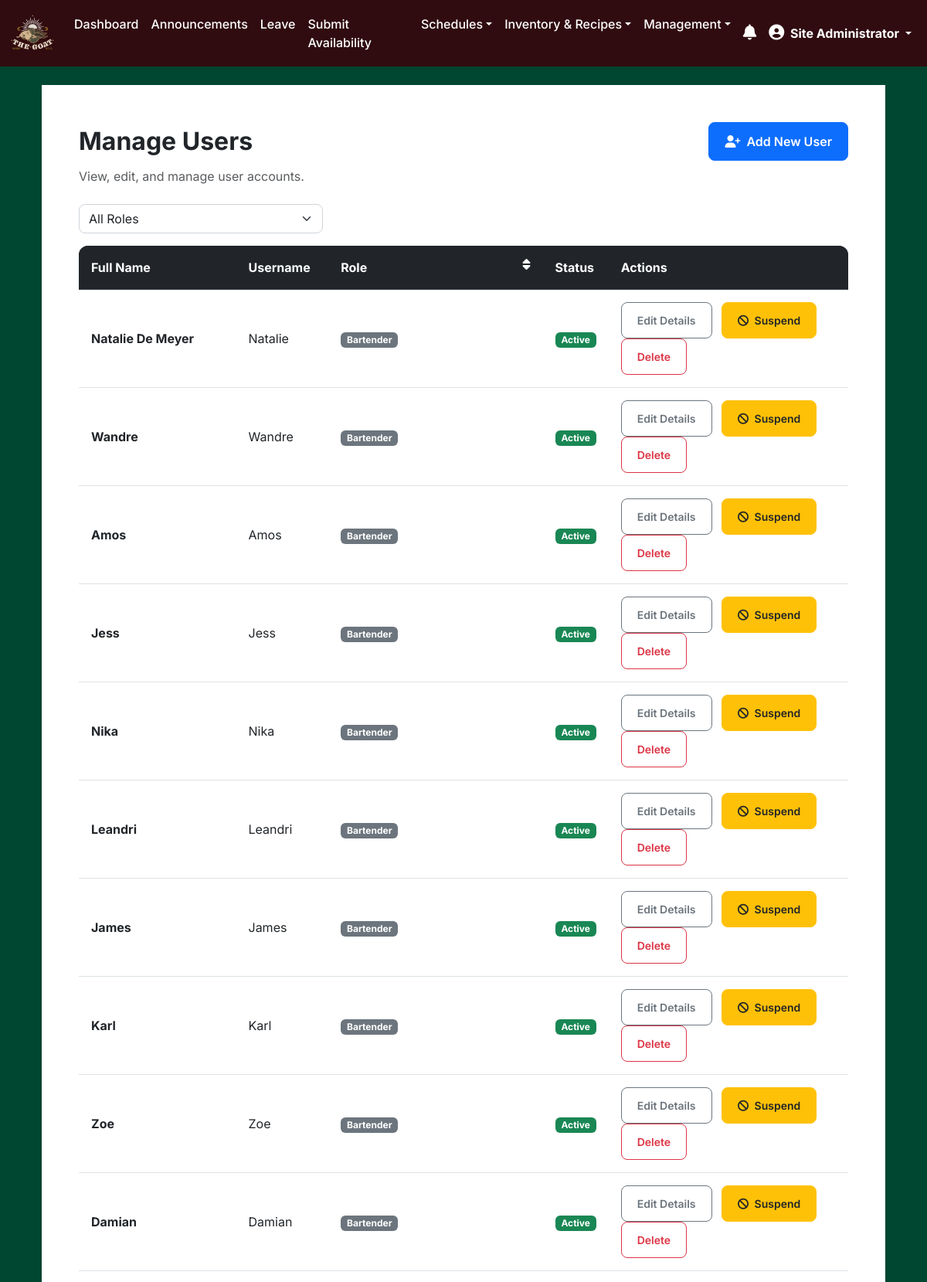
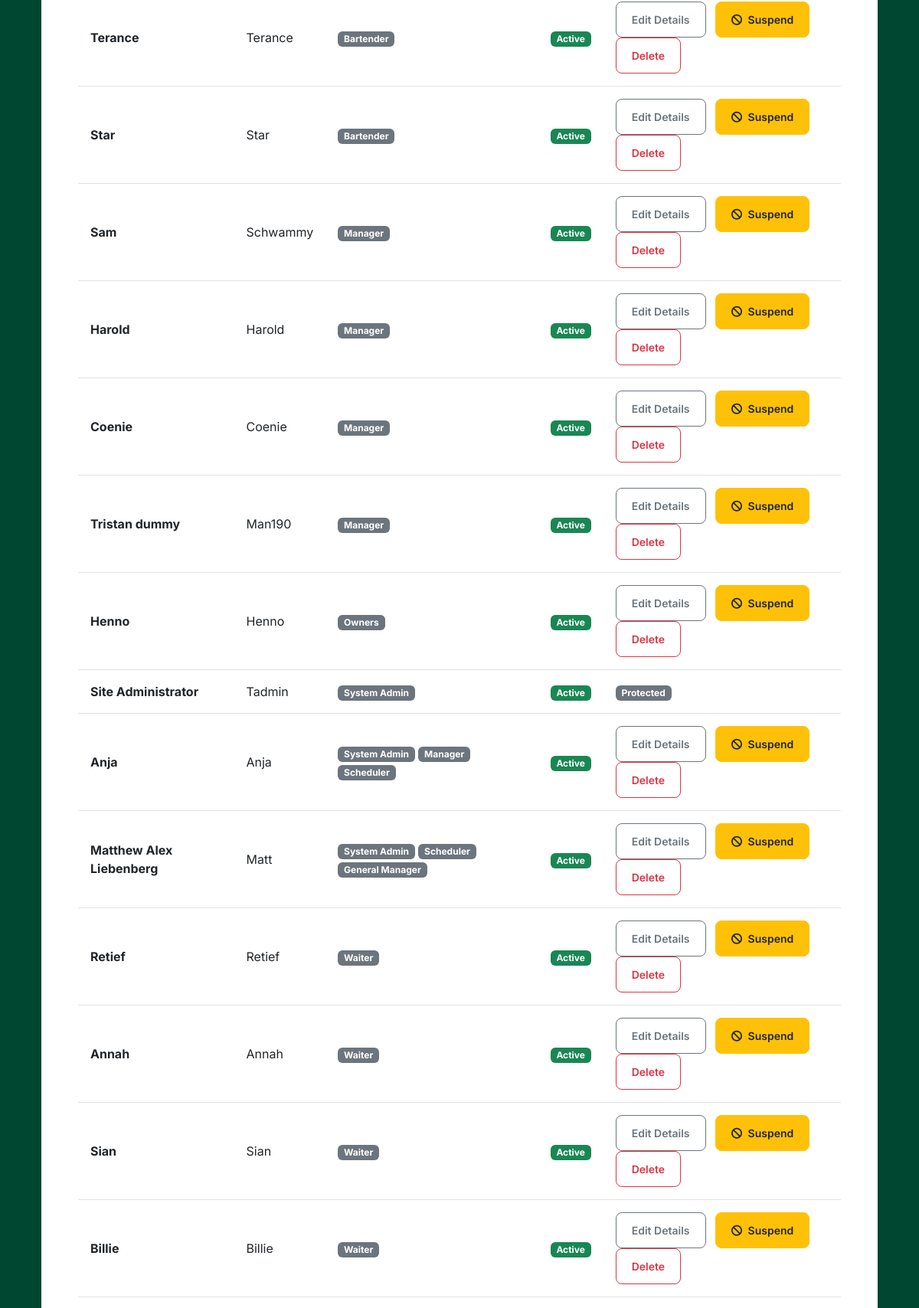
Screenshot of /users (signed in, upper part) with the database file from the repository (2 pictures, top to bottom).
### app.py (models this page shows)
class User(db.Model, UserMixin):
    id = db.Column(db.Integer, primary_key=True)
    username = db.Column(db.String(20), unique=True, nullable=False)
    full_name = db.Column(db.String(100), nullable=False)
    password = db.Column(db.String(60), nullable=False)
    password_reset_requested = db.Column(db.Boolean, nullable=False, default=False)
    last_seen = db.Column(db.DateTime, default=datetime.utcnow)
    force_logout_requested = db.Column(db.Boolean, default=False)
    is_suspended = db.Column(db.Boolean, default=False, nullable=False)
    suspension_end_date = db.Column(db.Date, nullable=True)
    suspension_document_path = db.Column(db.String(255), nullable=True) # Path to the uploaded document
    roles = db.relationship('Role', secondary=user_roles, backref=db.backref('users', lazy='dynamic'))
    counts = db.relationship('Count', backref='user', lazy=True)
    announcements = db.relationship('Announcement', backref='user', lazy=True)
    seen_announcements = db.relationship('Announcement', secondary=announcement_view, back_populates='viewers', lazy='dynamic')
    @property
    def role_names(self):
        return [role.name for role in self.roles]
    def has_role(self, role_name):
        return role_name in self.role_names

class Role(db.Model):
    id = db.Column(db.Integer, primary_key=True)
    name = db.Column(db.String(50), unique=True, nullable=False)

### app.py (the view)
@app.route('/users')
@login_required
@role_required(['manager', 'general_manager', 'system_admin'])
def manage_users():
    users = User.query.all()
    all_roles = Role.query.order_by(Role.name).all() # Fetch all roles for the filter dropdown
    today_date = datetime.utcnow().date()
    return render_template('manage_users.html', users=users, today_date=today_date, all_roles=all_roles)

### app.py (called while the page is built, shortened)
@login_manager.user_loader
def load_user(user_id):
    return User.query.get(int(user_id))

def role_required(role_names):
    def wrapper(fn):
        @wraps(fn)
        def decorated_view(*args, **kwargs):
            if not current_user.is_authenticated or not any(role.name in role_names for role in current_user.roles):
                flash('Access Denied: You are not authorized to view this page.', 'danger')
                return redirect(url_for('dashboard'))
            return fn(*args, **kwargs)
        return decorated_view
    return wrapper

@app.before_request
def before_request_handler():
    if current_user.is_authenticated:
        db_changed = False
        if current_user.is_suspended and current_user.suspension_end_date and datetime.utcnow().date() > current_user.suspension_end_date:
            current_user.is_suspended = False
            current_user.suspension_end_date = None
            current_user.suspension_document_path = None # Clear document path on auto-reinstatement
            db_changed = True
            flash('Your suspension period has ended. Full access has been restored.', 'info')
        current_user.last_seen = datetime.utcnow()
        db_changed = True
        if db_changed:
            db.session.commit()

### templates/manage_users.html (shortened to what this page needs)
{% extends "base.html" %}
{% block content %}
<div class="container mt-4">
    <div class="card shadow-sm">
        <div class="card-body p-4 p-md-5">
            <div class="d-flex justify-content-between align-items-center mb-2">
                <h2 class="card-title mb-0">Manage Users</h2>
                {% if current_user.has_role('system_admin') or current_user.has_role('manager') %}
                <a href="{{ url_for('add_user') }}" class="btn btn-primary">
                    <i class="fas fa-user-plus me-2"></i>Add New User
                </a>
                {% endif %}
            </div>
            <p class="text-muted mb-4">View, edit, and manage user accounts.</p>
            <div class="row mb-3 align-items-center">
                <div class="col-md-4">
                    <select class="form-select" id="roleFilter">
                        <option value="">All Roles</option>
                    </select>
                </div>
            </div>
            <div class="table-responsive">
                <table class="table table-hover" id="userTable">
                    <thead class="table-dark">
                        <tr>
                            <th>Full Name</th>
                            <th>Username</th>
                            <th class="sortable" data-sort-by="role">Role <i class="fas fa-sort float-end"></i></th>
                            <th>Status</th>
                            <th>Actions</th>
                        </tr>
                    </thead>
                    <tbody>
                        {% for user in users %}
                        <tr data-roles="{{ user.roles | map(attribute='name') | join(',') }}">
                            <td class="fw-bold">{{ user.full_name }}</td>
                            <td>{{ user.username }}</td>
                            <td data-sort-value="{{ user.roles | map(attribute='name') | join(',') }}">
                                {% for role in user.roles %}
                                    <span class="badge bg-secondary">{{ role.name.replace('_', ' ').title() }}</span>
                                {% endfor %}
                            </td>
                            <td>
                                {% if user.is_suspended %}
                                    <span class="badge bg-danger">Suspended</span>
                                    {% if user.suspension_end_date %}<small class="d-block text-muted">Until {{ user.suspension_end_date.strftime('%Y-%m-%d') }}</small>{% endif %}
                                {% else %}
                                    <span class="badge bg-success">Active</span>
                                {% endif %}
                            </td>
                            <td>
                                {% if current_user.has_role('system_admin') or current_user.has_role('general_manager') %}
                                    {% if user.id != 1 and user.id != current_user.id %}
                                        <a href="{{ url_for('edit_user', user_id=user.id) }}" class="btn btn-sm btn-outline-secondary me-2">Edit Details</a>
                                        {% if user.is_suspended %}
                                            <button type="button" class="btn btn-sm btn-success reinstate-user-btn me-2" data-user-id="{{ user.id }}">
                                                <i class="fas fa-undo me-1"></i> Reinstate
                                            </button>
                                        {% else %}
                                            <button type="button" class="btn btn-sm btn-warning text-dark suspend-user-list-btn me-2"
                                                    data-bs-toggle="modal" data-bs-target="#suspendUserModal"
                                                    data-user-id="{{ user.id }}"
                                                    data-user-name="{{ user.full_name }}">
                                                <i class="fas fa-ban me-1"></i> Suspend
                                            </button>
                                        {% endif %}
                                        <form action="{{ url_for('delete_user', user_id=user.id) }}" method="post" class="d-inline">
                                            <button type="submit" class="btn btn-sm btn-outline-danger" onclick="return confirm('Are you sure you want to delete this user? This is permanent.')">Delete</button>
                                        </form>
                                    {% else %}
                                        <span class="badge bg-secondary">Protected</span>
                                    {% endif %}
                                {% else %}
                                    <span class="text-muted small">No actions available</span>
                                {% endif %}
                            </td>
                        </tr>
                        {% endfor %}
                    </tbody>
                </table>
            </div>
        </div>
    </div>
</div>
{% endblock %}

### templates/base.html (shortened to what this page needs)
<!DOCTYPE html>
<html lang="en">
<head>
    <link href="https://cdn.jsdelivr.net/npm/bootstrap@5.3.0/dist/css/bootstrap.min.css" rel="stylesheet">
    <link rel="stylesheet" href="https://cdnjs.cloudflare.com/ajax/libs/font-awesome/6.4.0/css/all.min.css">
    <link href="{{ url_for('static', filename='styles.css') }}" rel="stylesheet">
</head>
<body class="d-flex flex-column min-vh-100">
    <nav class="navbar navbar-expand-lg navbar-dark custom-navbar">
        <div class="container-fluid">
            <a class="navbar-brand" href="{{ url_for('dashboard') }}">
                <img src="{{ url_for('static', filename='logo.avif') }}" alt="Inventory Logo" width="60" height="60">
            </a>
            <div class="collapse navbar-collapse" id="navbarNav">
                <ul class="navbar-nav me-auto">
                    {% if current_user.is_authenticated %}
                        <li class="nav-item"><a class="nav-link" href="{{ url_for('dashboard') }}">Dashboard</a></li>
                        {% if not current_user.has_role('scheduler') or current_user.has_role('system_admin') or current_user.has_role('general_manager') or current_user.has_role('owners') %}
                        <li class="nav-item"><a class="nav-link" href="{{ url_for('announcements') }}">Announcements</a></li>
                        {% endif %}
                        {% if not current_user.has_role('scheduler') or current_user.has_role('system_admin') or current_user.has_role('general_manager') or current_user.has_role('owners') %}
                        <li class="nav-item"><a class="nav-link" href="{{ url_for('leave_requests') }}">Leave</a></li>
                        {% endif %}
                        {% if current_user.has_role('bartender') or current_user.has_role('waiter') or current_user.has_role('skullers') or current_user.has_role('manager') or current_user.has_role('general_manager') or current_user.has_role('system_admin') %}
                            <li class="nav-item"><a class="nav-link" href="{{ url_for('submit_shifts') }}">Submit Availability</a></li>
                        {% endif %}
                        {% if current_user.has_role('bartender') or current_user.has_role('waiter') or current_user.has_role('skullers') or current_user.has_role('manager') or current_user.has_role('general_manager') or current_user.has_role('scheduler') or current_user.has_role('system_admin') %}
                            <li class="nav-item dropdown">
                                <a class="nav-link dropdown-toggle" href="#" id="scheduleViewDropdown" role="button" data-bs-toggle="dropdown" aria-expanded="false">Schedules</a>
                            </li>
                        {% endif %}
                        {% if current_user.has_role('bartender') or current_user.has_role('manager') or current_user.has_role('general_manager') or current_user.has_role('system_admin') or current_user.has_role('owners') %}
                        <li class="nav-item dropdown">
                            <a class="nav-link dropdown-toggle" href="#" id="inventoryDropdown" role="button" data-bs-toggle="dropdown" aria-expanded="false">Inventory & Recipes</a>
                        </li>
                        {% endif %}
                        {% set management_roles = ['manager', 'general_manager', 'scheduler', 'system_admin', 'owners'] %}
                        {% if management_roles | select('in', current_user.role_names) | list | length > 0 %}
                        <li class="nav-item dropdown">
                            <a class="nav-link dropdown-toggle" href="#" id="managementDropdown" role="button" data-bs-toggle="dropdown" aria-expanded="false">Management</a>
                        </li>
                        {% endif %}
                    {% endif %}
                </ul>
                <ul class="navbar-nav ms-auto align-items-center">
                    {% if current_user.is_authenticated %}
                        <li class="nav-item dropdown">
                            <a class="nav-link" href="#" role="button" id="notificationBell" data-bs-toggle="dropdown" aria-expanded="false">
                                <i class="fas fa-bell fs-5"></i>
                            </a>
                        </li>
                        <li class="nav-item dropdown">
                            <a class="nav-link dropdown-toggle active" href="#" role="button" data-bs-toggle="dropdown" aria-expanded="false">
                                <i class="fas fa-user-circle me-1 fs-5"></i> {{ current_user.full_name }}
                            </a>
                        </li>
                    {% endif %}
                </ul>
            </div>
        </div>
    </nav>
    <div class="wrapper flex-grow-1">
        <main class="container mt-4">
            {% block content %}{% endblock %}
        </main>
    </div>
</body>
</html>

### static/styles.css (style rules this page uses)
html { box-sizing: border-box; }
*, *::before, *::after { box-sizing: inherit; }
body { background-color: rgb(0 71 49); font-family: 'Inter', sans-serif; color: #343a40; }
.custom-navbar { background-color: rgb(48, 12, 16) !important; box-shadow: 0 2px 4px rgba(0,0,0,0.1); position: sticky; top: 0; z-index: 1030; }
.custom-navbar .nav-link { color: white !important; font-weight: 500; transition: background-color 0.2s ease-in-out; }
.custom-navbar .nav-link.active { font-weight: bold; }
.card { border: none; border-radius: 0.75rem; transition: box-shadow 0.3s ease, transform 0.3s ease; }
.card-title { font-weight: 700; }
.card-body { background-color: white; }
.form-control, .form-select { border-radius: 0.5rem; border: 1px solid #ced4da; transition: border-color 0.2s ease, box-shadow 0.2s ease; }
.btn { border-radius: 0.5rem; font-weight: 600; padding: 0.75rem 1.25rem; transition: all 0.2s ease-in-out; }
.btn-primary { background-color: #0d6efd; border-color: #0d6efd; }
.table { border-radius: 0.75rem; overflow: hidden; }
.table thead { background-color: #343a40; color: white; }
.table th { padding: 1rem; }
.table td { padding: 1rem; vertical-align: middle; }

### rows the page displays
User: full_name "Site Administrator", username "Tadmin", is_suspended "Active", shows "Protected"
Role: name.replace "System Admin"
User: full_name "Sam", username "Schwammy", is_suspended "Active"
Role: name.replace "Manager"
User: full_name "Natalie De Meyer", username "Natalie", is_suspended "Active"
Role: name.replace "Bartender"
User: full_name "Anja", username "Anja", is_suspended "Active"
Role: name.replace "Scheduler"
User: full_name "Matthew Alex Liebenberg", username "Matt", is_suspended "Active"
Role: name.replace "General Manager"
User: full_name "Henno", username "Henno", is_suspended "Active"
Role: name.replace "Owners"
User: full_name "Wandre", username "Wandre", is_suspended "Active"
User: full_name "Amos", username "Amos", is_suspended "Active"
User: full_name "Jess", username "Jess", is_suspended "Active"
User: full_name "Harold", username "Harold", is_suspended "Active"
User: full_name "Nika", username "Nika", is_suspended "Active"
User: full_name "Leandri", username "Leandri", is_suspended "Active"
User: full_name "Coenie", username "Coenie", is_suspended "Active"
User: full_name "James", username "James", is_suspended "Active"
User: full_name "Retief", username "Retief", is_suspended "Active"
Role: name.replace "Waiter"
User: full_name "Karl", username "Karl", is_suspended "Active"
User: full_name "Zoe", username "Zoe", is_suspended "Active"
User: full_name "Damian", username "Damian", is_suspended "Active"
User: full_name "Annah", username "Annah", is_suspended "Active"
User: full_name "Sian", username "Sian", is_suspended "Active"
User: full_name "Billie", username "Billie", is_suspended "Active"
User: full_name "Terance", username "Terance", is_suspended "Active"
User: full_name "Star", username "Star", is_suspended "Active"
User: full_name "Tristan dummy", username "Man190", is_suspended "Active"
